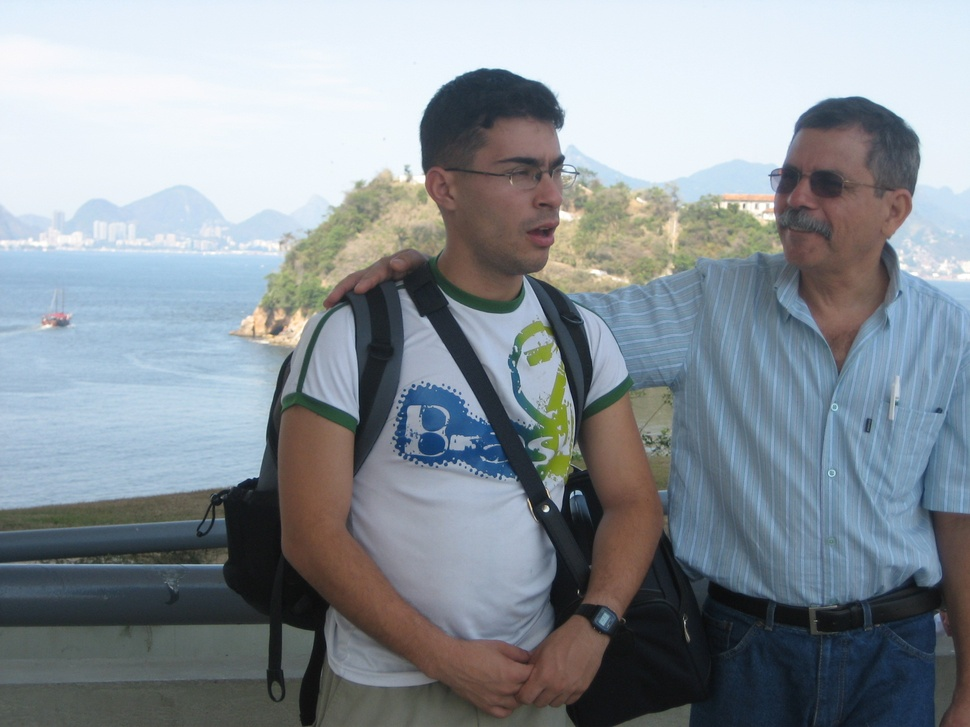
#> input picture junina.jpeg, 970 x 727 px, shrunk from 2048 x 1536 before the run
$ python svd_compression.py
#> lines starting #> are read from the running program, lines starting #| are printed output that depends on the picture
"""
Implementação da compressão de uma matriz por truncamento da decomposição SVD
"""
import sys
import imageio
import numpy as np
import matplotlib.pyplot as plt

def svdcompression(img_channel, k_stop=10):
    U, S, Vt = np.linalg.svd(img_channel, full_matrices=False)
    print(U.shape, S.shape, Vt.shape ) # (1600, 1200) (1200,) (1200, 1200)
    m = len(U)
    n = len(Vt)
    k = len(S)
    #F = np.allclose(redchannel, np.dot(U * S, Vt))
    u = [U[:,i].reshape((m,1)) for i in range(k)]
    v = [Vt[i,:].reshape((1,n)) for i in range(k)]
    # print(u[0].shape, S.shape, v[0].shape ) #(1600, 1) (1200,) (1, 1200)

    reconstructed = np.zeros((m,n))
    for i in range(k_stop):
        reconstructed += S[i]*np.dot(u[i], v[i])

    return reconstructed

# Teste um uma imagem

if __name__== "__main__":
    filename = "junina.jpeg"
    if len(sys.argv) > 1:
        filename = sys.argv[1]
    im = imageio.v3.imread(filename)
#> im is the input picture: shape (727, 970, 3); mean R, G, B 137.1, 145.5, 152.4
    redchannel = im[:,:,0]
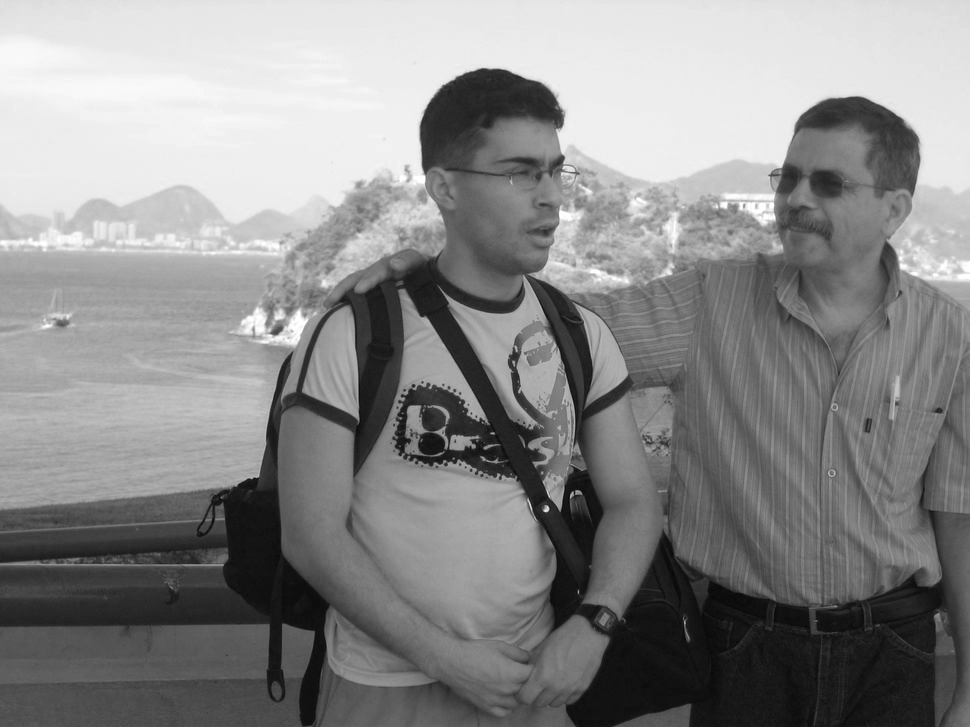
#> redchannel: shape (727, 970); min 6, max 255, mean 137.1
    greenchannel = im[:,:,1]
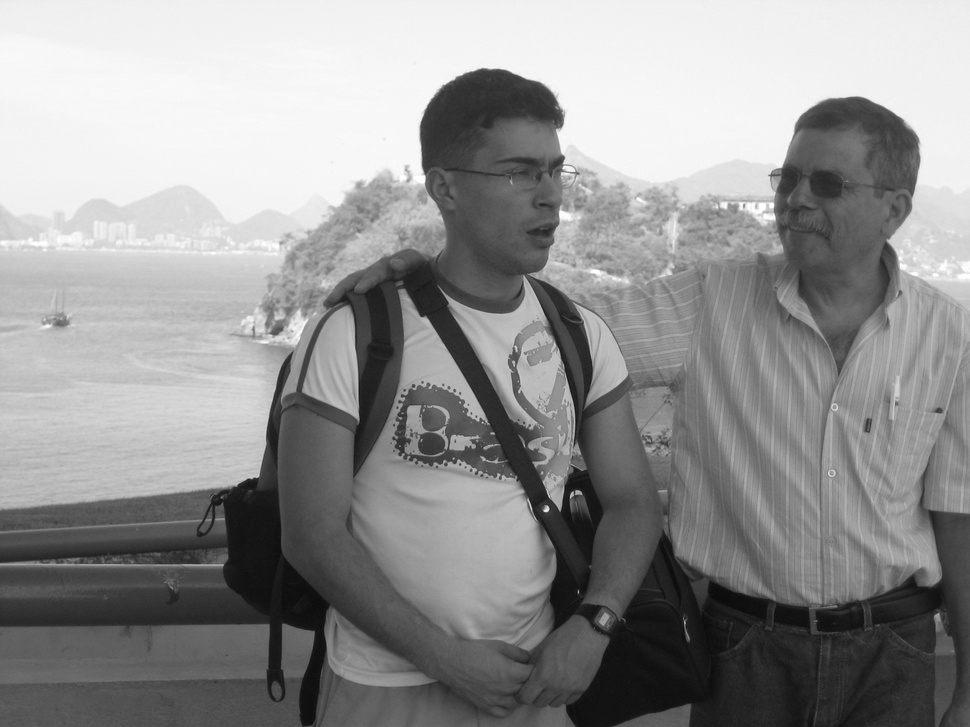
#> greenchannel: shape (727, 970); min 10, max 255, mean 145.5
    bluechannel = im[:,:,2]
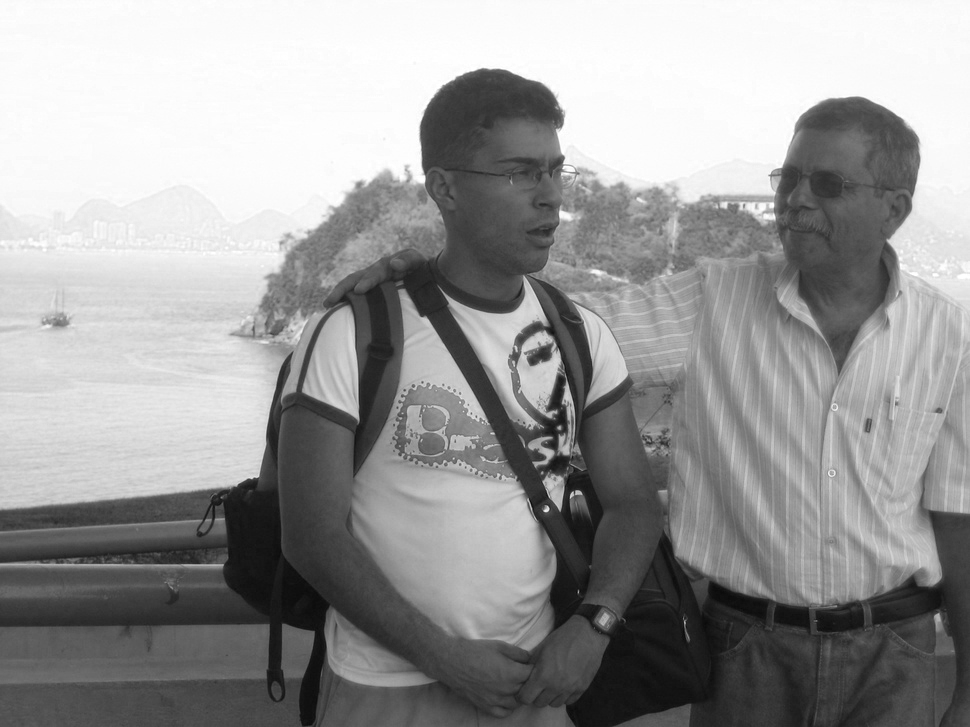
#> bluechannel: shape (727, 970); min 9, max 255, mean 152.4

    ks = [10,50,100,150]
    recs = [np.zeros(im.shape) for i in range(len(ks))]
    for idx, k in enumerate(ks):
        print(k)
#> (the run stopped early here; a loop or call above may not have finished)

$ run again, with Orientação interior.png saved as junina.jpeg
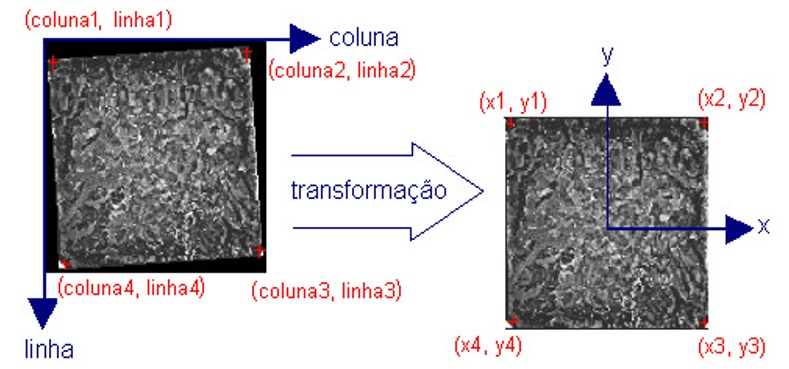
#> input picture Orientação interior.png, 789 x 369 px
#> im is the input picture: shape (369, 789, 3); mean R, G, B 195.2, 192.5, 194.8
